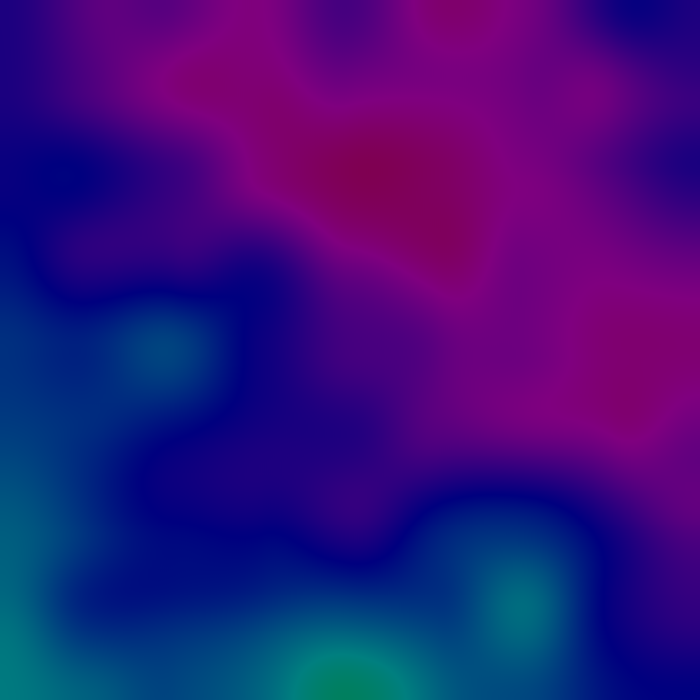
Frame 1 (no input)
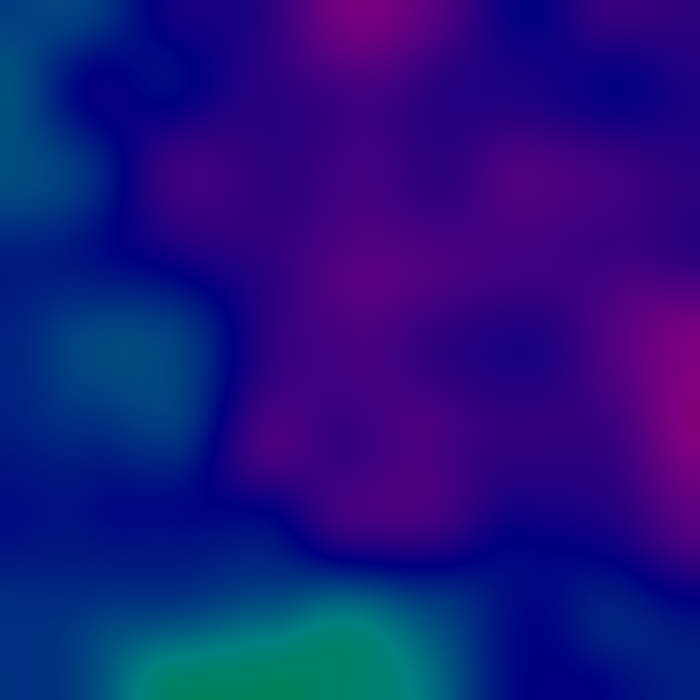
Frame 60 (the mouse pressed at the canvas centre just before this capture)
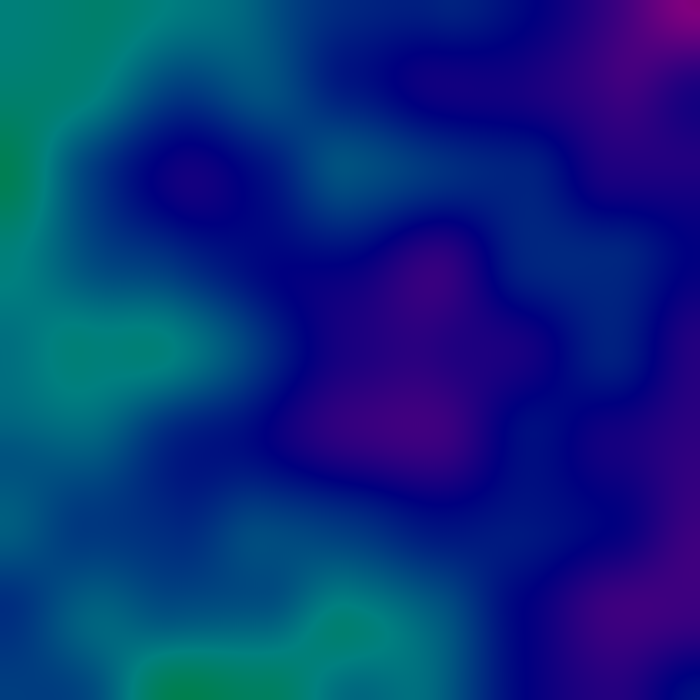
Frame 120 (the mouse held since frame 60 and released just before this capture)

The Processing sketch that drew these frames (run headless with seeded random() and noise(); from frame 60 on, the mouse is pressed at the canvas centre):

// Processing sketch: processing_102038
// ── processing_102038.pde

void setup() {
  size(700, 700);
  colorMode(HSB, 100);
  noSmooth();
  //noiseDetail(6, .6);
  noiseDetail(4, 0.6);
  frameRate(5);
}

float x, noiseval;

void draw(){
  x += .003;
  loadPixels();
  for(int i = 0; i < height; i++)
   for(int j = 0; j < width; j++){
     noiseval = noise(x, float(j)/width, float(i)/height);
     pixels[(width*i)+j]=color(noiseval*100, 100, /*noise(x+2, (float(j*2)/width)*2, (float(i*2)/height)*2) */ 50);
   }
  updatePixels();
}
